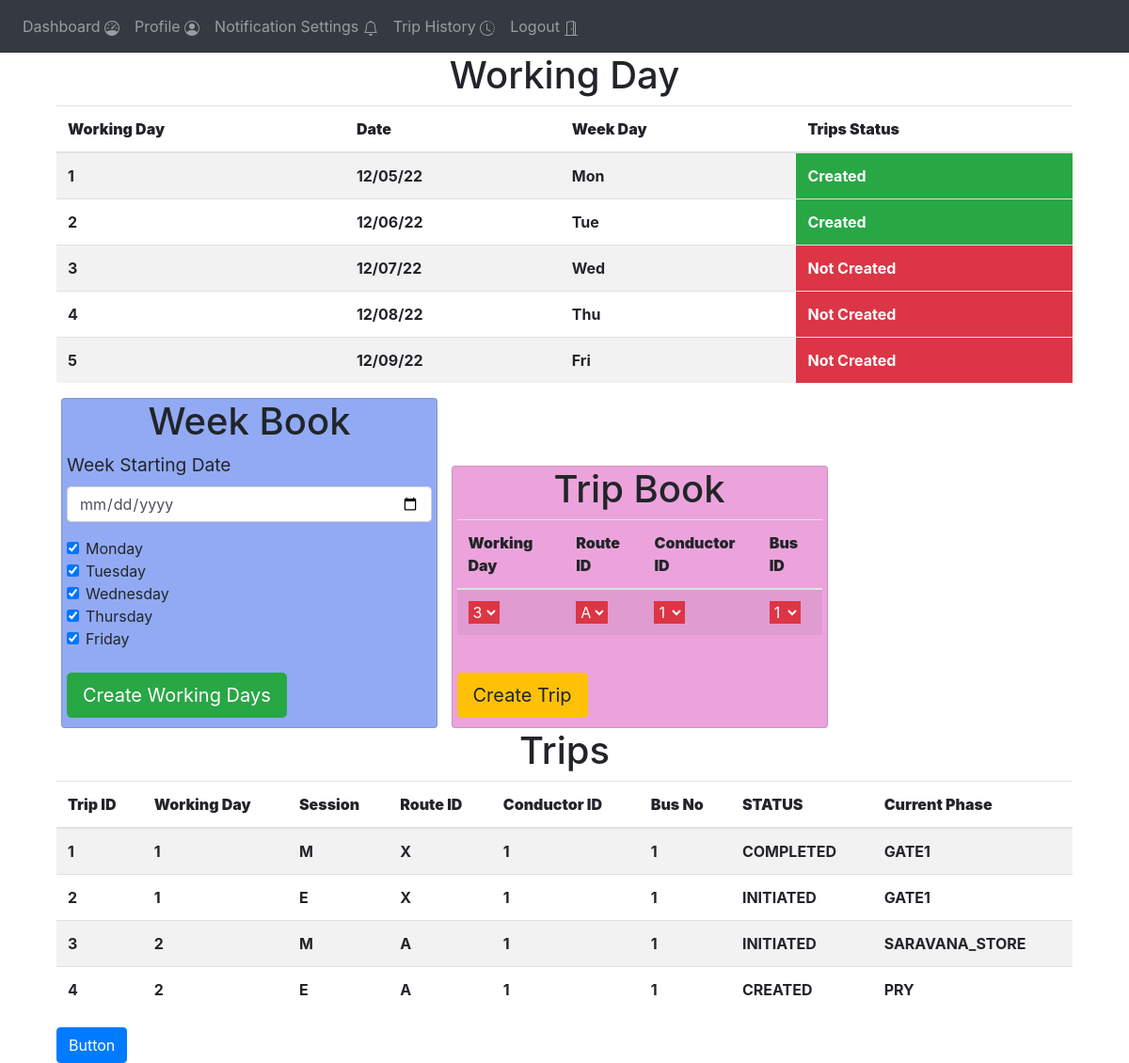
Before: /admin-trip-management (signed in) with the older database file.
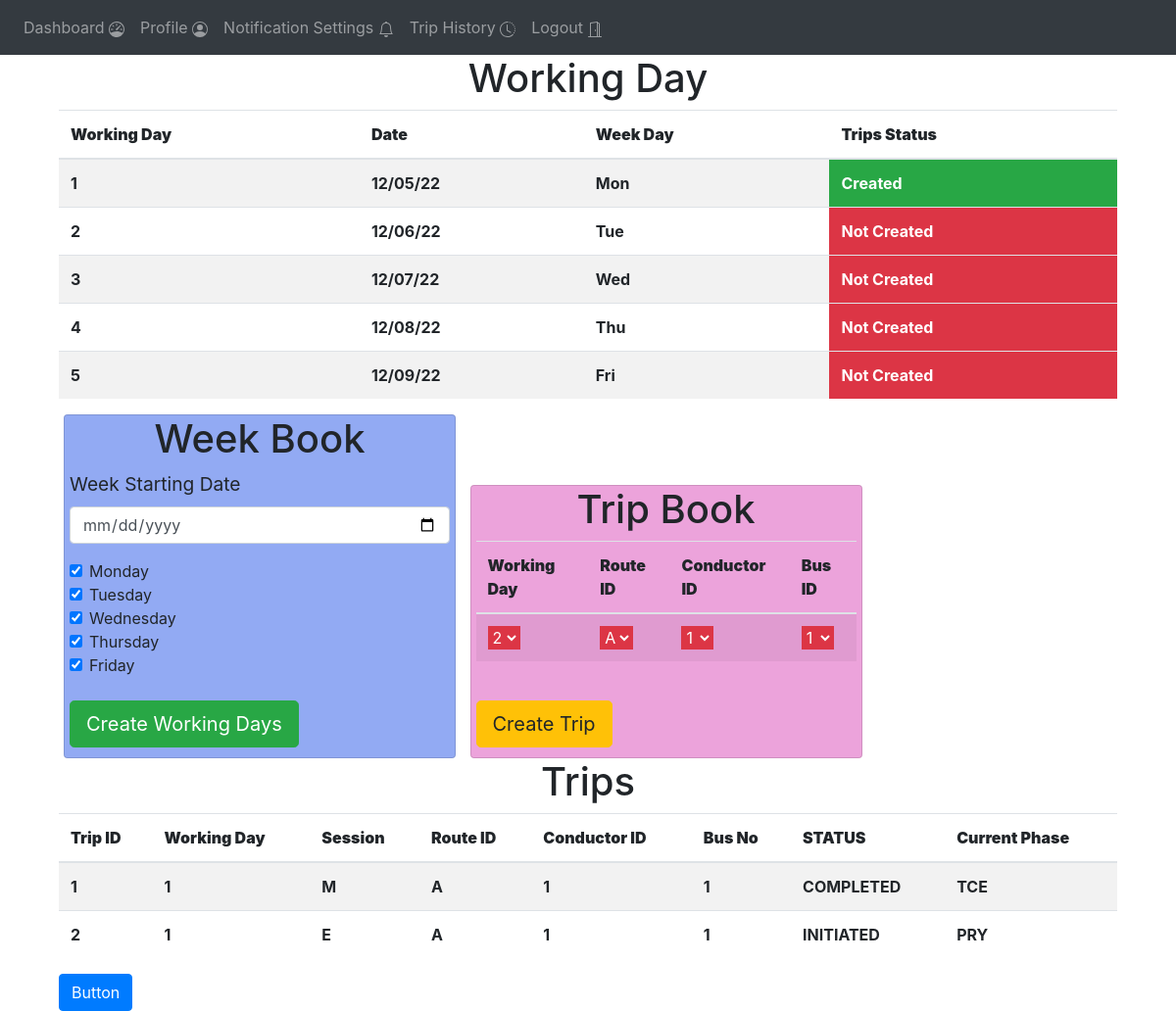
After: the same page with the newer database file.
### website/models.py (models this page shows)
class Working_day(db.Model):
    day = db.Column(db.Integer, primary_key=True)
    date = db.Column(db.String(15))
    week_day = db.Column(db.String(15))
    trips_created = db.Column(db.String(1))

class Trips(db.Model):
    trip_id = db.Column(db.Integer, primary_key=True)
    working_day = db.Column(db.Integer)
    route_id = db.Column(db.Integer)
    conductor_id = db.Column(db.Integer)
    bus_id =  db.Column(db.String(1))
    session = db.Column(db.String(1))
    status = db.Column(db.String(15))
    current_phase = db.Column(db.String(15))
    start_time =  db.Column(db.String(15))
    end_time = db.Column(db.String(15))

### website/views.py (the view)
@views.route('/admin-trip-management', methods=['GET', 'POST'])
@login_required
def admin_trip_management():
    working_days = Working_day.query.all()
    routes = Route.query.all()
    bus_data = Bus_data.query.all()
    conductor_details= Conductor_details.query.all()
    trips = Trips.query.all()
    return render_template("admin_trip_management.html" , user = current_user ,
                        working_days = working_days , routes = routes , bus_data=bus_data , conductor_details=conductor_details , trips=trips )

### website/__init__.py (called while the page is built)
def create_app():
    app = Flask(__name__)
    app.config['SECRET_KEY'] = '#itsactuallyapassword'
    app.config['SQLALCHEMY_DATABASE_URI'] = f'sqlite:///{DB_NAME}'
    db.init_app(app)
    from .views import views
    from .auth import auth
    app.register_blueprint(views, url_prefix='/')
    app.register_blueprint(auth, url_prefix='/')
    from .models import User
    create_database(app)
    login_manager = LoginManager()
    login_manager.login_view = 'auth.login'
    login_manager.init_app(app)
    @login_manager.user_loader
    def load_user(id):
        return User.query.get(int(id))
    return app

### website/templates/admin_trip_management.html (shortened to what this page needs)
{% extends "base.html" %}
{% block content %}
<div align="centre" class = "container">
  <div >
      <h1 align = "center">Working Day</h1>
    <table class="table table-striped">
      <thead>
        <tr>
          <th scope="col" ><b>Working Day </b></th>
          <th scope="col"><b>Date</b></th>
          <th scope="col"><b>Week Day</b></th>
          <th scope="col"><b>Trips Status</b></th>
        </tr>
      </thead>
      <tbody>
      {%if working_days%}
        {%for w in  working_days %}
        <tr>
          <th>{{w.day}}</th>
          <th>{{w.date}}</th>
          <th>{{w.week_day}}</th>
          {%if w.trips_created =="N" %}
          <th class = "btn-danger" >Not Created</th>
          {%endif%}
          {%if w.trips_created =="Y"%}
          <th class="btn-success">Created</th>
          {%endif%}
        </tr>
        {%endfor%}
        {%endif%}
      </tbody>
    </table>
  </div>
  <div class ="card" style="width: 25rem;background: rgb(146, 170, 243);margin-left: 5px;margin-right: 5px;padding-left: 5px;padding-right:5px ; padding-bottom : 10px; display: inline-block;" >
  <form method="POST">
    <h1 align="center">Week Book</h3>
    <div class="form-group">
      <label for="Week starting date" style="font-size: larger;">Week Starting Date</label>
      <input
        type="date"
        class="form-control"
        id="week_starting_day"
        name="email"
        placeholder="Enter email"
      />
    </div>
    <div class="form-check">
      <input class="form-check-input" type="checkbox" value="0" checked  id="monday">
      <label class="form-check-label" for="flexCheckDefault">Monday</label>
    </div>
    <div class="form-check">
      <input class="form-check-input" type="checkbox" value="0"  checked id="tuesday">
      <label class="form-check-label" for="flexCheckDefault">Tuesday</label>
    </div>
    <div class="form-check">
      <input class="form-check-input" type="checkbox" value="0" checked id="wednesday">
      <label class="form-check-label" for="flexCheckDefault">Wednesday</label>
    </div>
    <div class="form-check">
      <input class="form-check-input" type="checkbox" value="0"  checked id="thursday">
      <label class="form-check-label" for="flexCheckDefault">Thursday</label>
    </div>
    <div class="form-check">
      <input class="form-check-input" type="checkbox" value="0"  checked id="friday">
      <label class="form-check-label" for="flexCheckDefault">Friday</label>
    </div>
    <br />
    <button  class="btn btn-success btn-lg" onclick="week_book()" > Create Working Days</button>
  </form>
  </div>
<div class ="card" style="width: 25rem;background: rgb(236, 163, 219);margin-left: 5px;margin-right: 5px; padding-left: 5px;padding-right: 5px;padding-bottom : 10px; display: inline-block;" >
  <form method="POST">
    <h1 align="center">Trip Book</h3>
      <table class="table table-striped">
        <thead>
          <tr>
            <th scope="col"><b>Working Day</b></th>
            <th scope="col"><b>Route ID</b></th>
            <th scope="col"><b>Conductor ID</b></th>
            <th scope="col"><b>Bus ID</b></th>
          </tr>
        </thead>
        <tbody>
          <tr>
            <th>
              <select class="form-select btn-danger" aria-label="Default select example" id = "working_day">
                {%for w in working_days%}
                {%if w.trips_created == "N" %}
                <option value="{{w.day}}" style="width: 10rem ;"  >{{w.day}}</option>
                {%endif%}
                {%endfor%}
              </select>
            </th>
            <th >
              <select class="form-select btn-danger" aria-label="Default select example" id = "route_id">
              <option value="A">A</option>
              </select>
            </th>
            <th >
              <select class="form-select btn-danger" aria-label="Default select example" id = "conductor_id">
                {%for c in conductor_details%}
                <option value="{{c.conductor_id}}" style="width:fit-content;">{{c.conductor_id}}</option>
                {%endfor%}
              </select>
            </th>
            <th >
              <select class="form-select btn-danger" aria-label="Default select example" id = "bus_id">
                {%for b in bus_data%}
                <option value="{{b.no}}" style="width:fit-content ;">{{b.no}}</option>
                {%endfor%}
              </select>
            </th>
          </tr>
        </tbody>
      </table>
    <br />
    <button  class="btn btn-warning btn-lg" onclick="create_trips()" > Create Trip</button>
  </form>
  </div>
</div>
<div align="centre" class = "container">
  <div>
      <h1 align = "center">Trips</h1>
    <table class="table table-striped">
      <thead>
        <tr>
          <th scope="col"><b>Trip ID</b></th>
          <th scope="col"><b>Working Day</b></th>
          <th scope="col"><b>Session</b></th>
          <th scope="col"><b>Route ID</b></th>
          <th scope="col"><b>Conductor ID</b></th>
          <th scope="col"><b>Bus No</b></th>
          <th scope="col"><b>STATUS</b></th>
          <th scope="col"><b>Current Phase</b></th>
        </tr>
      </thead>
      <tbody>
      {%if trips%}
        {%for t in  trips %}
        <tr>
          <th>{{t.trip_id}}</th>
          <th>{{t.working_day}}</th>
          <th>{{t.session}}</th>
          <th>{{t.route_id}}</th>
          <th>{{t.conductor_id}}</th>
          <th>{{t.bus_id}}</th>
          <th>{{t.status}}</th>
          <th>{{t.current_phase}}</th>
        </tr>
        {%endfor%}
        {%endif%}
      </tbody>
    </table>
  </div>
  <a class="btn  btn-primary " href="/" role= "button"  >Button</a><br>
</div>
{% endblock %}

### website/templates/base.html (shortened to what this page needs)
<!DOCTYPE html>
<html>
  <head>
    <link rel="stylesheet" href="{{url_for('static',filename='style.css')}}">
    <link
      rel="stylesheet"
      href="https://stackpath.bootstrapcdn.com/bootstrap/4.4.1/css/bootstrap.min.css"
    />
    <link
      rel="stylesheet"
      href="https://stackpath.bootstrapcdn.com/font-awesome/4.7.0/css/font-awesome.min.css"
    />
  </head>
  <body>
{%if user.is_authenticated %}
  {%if user.type == "S"%}
    <nav class="navbar navbar-expand-lg navbar-dark bg-dark">
  <div class="collapse navbar-collapse" id="navbar">
    <div class="navbar-nav">
      <a class="nav-item nav-link" id="student-home" href="/student-home">Dashboard&nbsp;<span></span></a>
      <a class="nav-item nav-link" id="profile" href="/student-profile">Profile&nbsp;<span></span></a>
      <a class="nav-item nav-link" id="notification-settings" href="/student-notification-settings">Notification Settings&nbsp;<span></span></a>
      <a class="nav-item nav-link" id="trip-history" href="/student-trip-history">Trip History&nbsp;<span></span></a>
      <a class="nav-item nav-link" id="" href="/logout">Logout&nbsp;<span></span></a>
    </div>
  </div>
    </nav>
  {%endif%}
{%endif%}
    <div class="container">{% block content %} {% endblock %}</div>
  </body>
</html>

Changed rows visible on the page:
removed Trips: trip_id "3", working_day "2", session "M", route_id "A", conductor_id "1", bus_id "1", status "INITIATED", current_phase "SARAVANA_STORE"
removed Trips: trip_id "4", working_day "2", session "E", route_id "A", conductor_id "1", bus_id "1", status "CREATED", current_phase "PRY"
changed Working_day "Tue": trips_created "Created" → "Not Created"
changed Trips "COMPLETED": route_id "X" → "A"; current_phase "GATE1" → "TCE"
changed Trips "INITIATED": route_id "X" → "A"; current_phase "GATE1" → "PRY"
Other visible differences:
form field value: "3" → "2"
